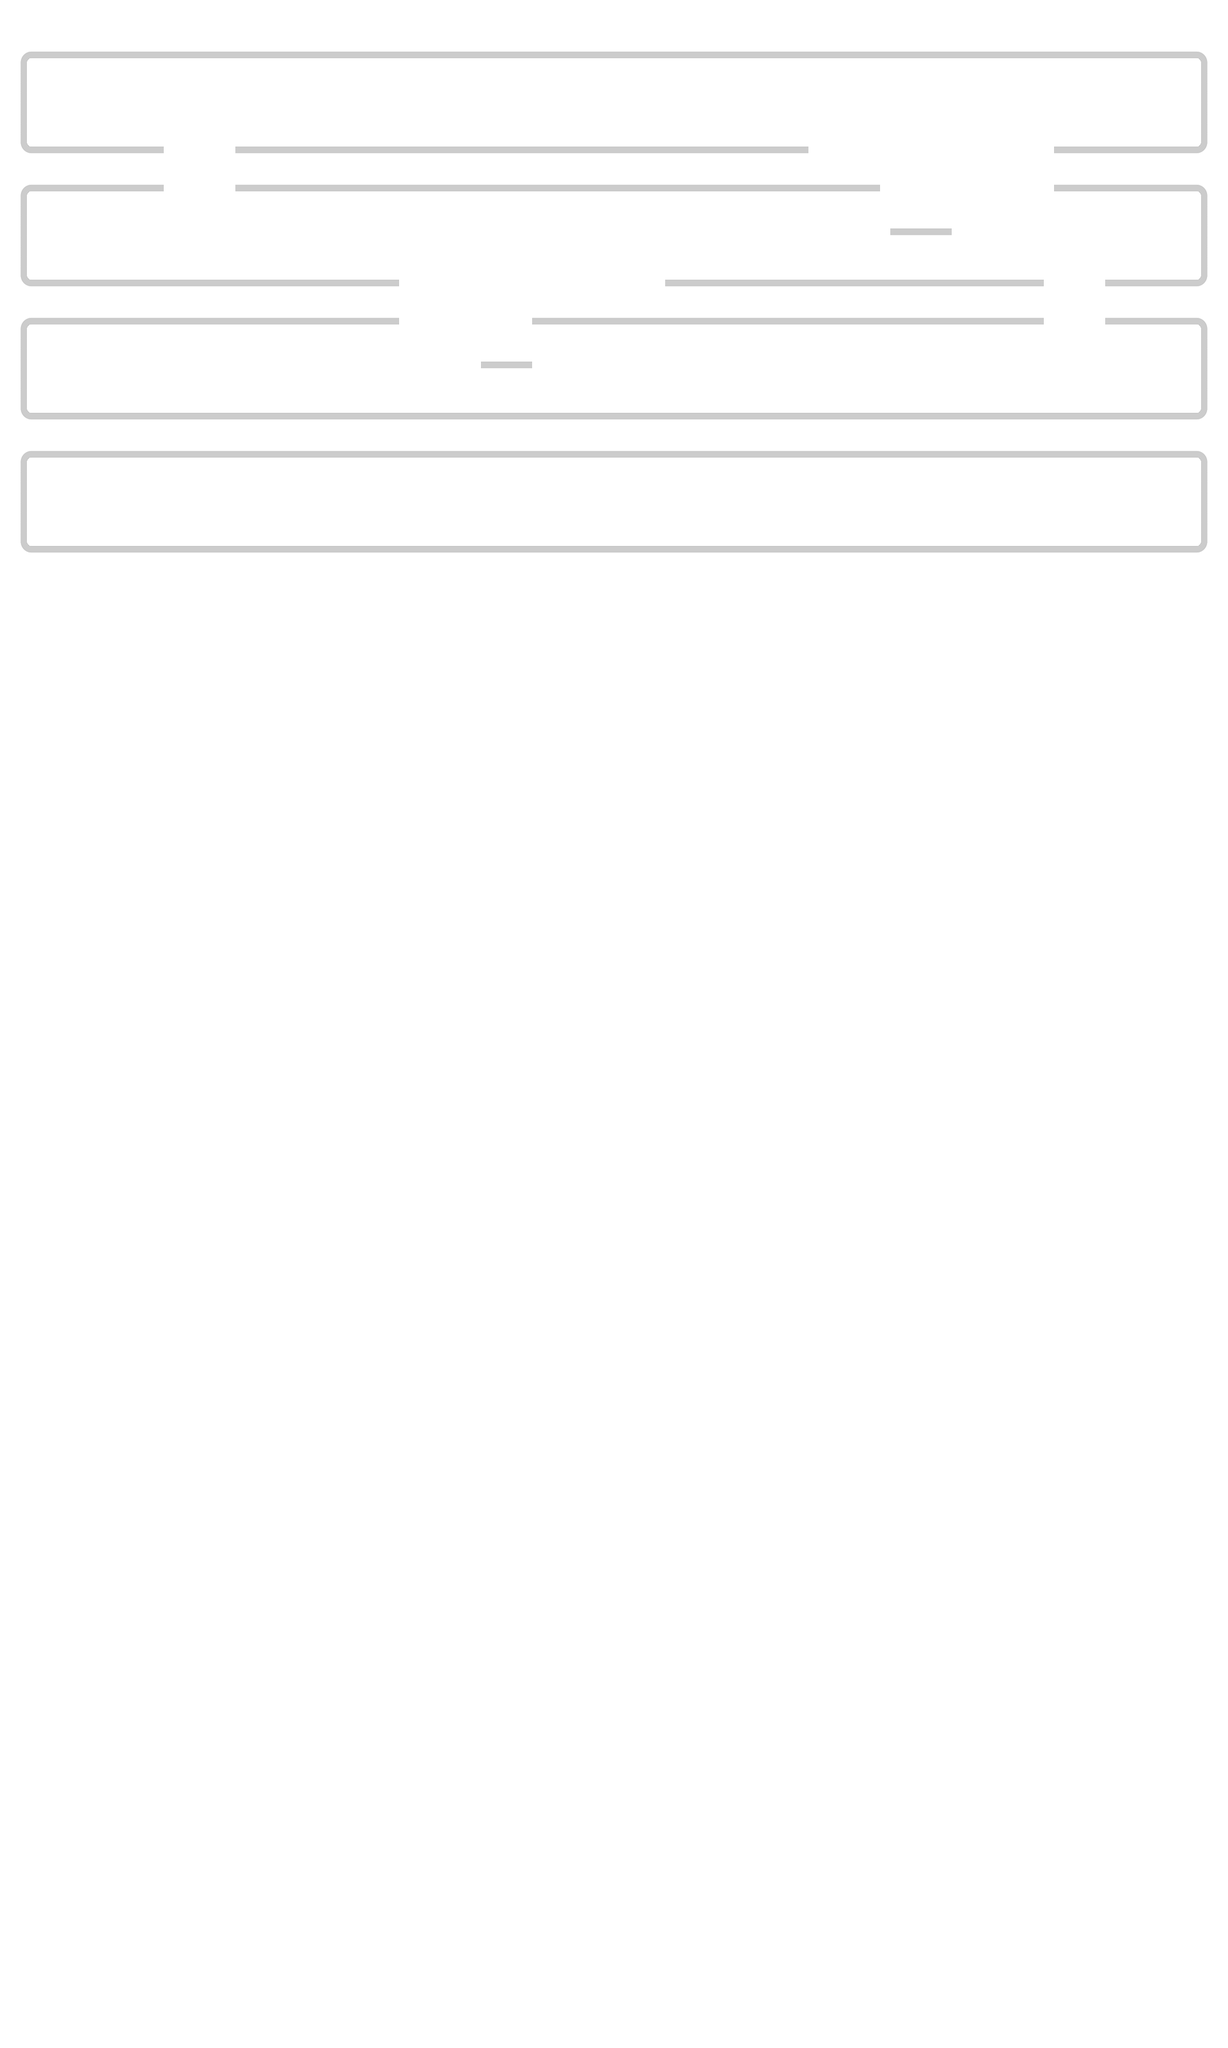

This game map was drawn from its Tiled (.tmx) file and the tilesets committed beside it. A one-line description and the trimmed map source follow:
An orthogonal 120x200 tile map with 16x16 px tiles, 1 tile layer (Tile Layer 1) and 146 objects.

<map version="1.0" orientation="orthogonal" renderorder="right-down" width="120" height="200" tilewidth="16" tileheight="16" backgroundcolor="#ffffff" nextobjectid="299">
 <tileset firstgid="1" name="tiles" tilewidth="16" tileheight="16" tilecount="68" columns="17">
  <image source="../../../phaser-5/assets/imgs/tiles.png" width="272" height="64" />
 </tileset>
 <layer name="Tile Layer 1" width="120" height="200">
  <data>[24000 cells, 897 non-empty, 8 distinct tile ids]</data>
 </layer>
 <objectgroup name="Coins">
  <object id="272" gid="10" x="464" y="144" width="16" height="16" />
  <object id="273" gid="10" x="480" y="144" width="16" height="16" />
  <object id="274" gid="10" x="656" y="144" width="16" height="16" />
  <object id="276" gid="10" x="672" y="144" width="16" height="16" />
  <object id="277" gid="10" x="864" y="176" width="16" height="16" />
  <object id="278" gid="10" x="928" y="176" width="16" height="16" />
  <object id="279" gid="10" x="800" y="544" width="16" height="16" />
  <object id="280" gid="10" x="768" y="544" width="16" height="16" />
  <object id="281" gid="10" x="912" y="464" width="16" height="16" />
  <object id="282" gid="10" x="944" y="464" width="16" height="16" />
  <object id="283" gid="10" x="1424" y="336" width="16" height="16" />
  <object id="284" gid="10" x="1440" y="336" width="16" height="16" />
  <object id="285" gid="10" x="1296" y="256" width="16" height="16" />
  <object id="286" gid="10" x="1312" y="256" width="16" height="16" />
 </objectgroup>
 <objectgroup name="Asterisks">
  <object id="98" gid="26" x="0" y="960" width="16" height="16" />
  <object id="99" gid="26" x="16" y="960" width="16" height="16" />
  <object id="100" gid="26" x="32" y="960" width="16" height="16" />
  <object id="101" gid="26" x="48" y="960" width="16" height="16" />
  <object id="102" gid="26" x="80" y="960" width="16" height="16" />
  <object id="103" gid="26" x="112" y="960" width="16" height="16" />
  <object id="104" gid="26" x="64" y="960" width="16" height="16" />
  <object id="105" gid="26" x="96" y="960" width="16" height="16" />
  <object id="106" gid="26" x="144" y="960" width="16" height="16" />
  <object id="107" gid="26" x="192" y="960" width="16" height="16" />
  <object id="108" gid="26" x="176" y="960" width="16" height="16" />
  <object id="109" gid="26" x="208" y="960" width="16" height="16" />
  <object id="110" gid="26" x="128" y="960" width="16" height="16" />
  <object id="111" gid="26" x="160" y="960" width="16" height="16" />
  <object id="112" gid="26" x="224" y="960" width="16" height="16" />
  <object id="113" gid="26" x="240" y="960" width="16" height="16" />
  <object id="130" gid="26" x="400" y="960" width="16" height="16" />
  <object id="131" gid="26" x="272" y="960" width="16" height="16" />
  <object id="132" gid="26" x="320" y="960" width="16" height="16" />
  <object id="133" gid="26" x="448" y="960" width="16" height="16" />
  <object id="134" gid="26" x="304" y="960" width="16" height="16" />
  <object id="135" gid="26" x="464" y="960" width="16" height="16" />
  <object id="136" gid="26" x="336" y="960" width="16" height="16" />
  <object id="137" gid="26" x="256" y="960" width="16" height="16" />
  <object id="138" gid="26" x="288" y="960" width="16" height="16" />
  <object id="139" gid="26" x="480" y="960" width="16" height="16" />
  <object id="140" gid="26" x="432" y="960" width="16" height="16" />
  <object id="141" gid="26" x="352" y="960" width="16" height="16" />
  <object id="142" gid="26" x="368" y="960" width="16" height="16" />
  <object id="143" gid="26" x="496" y="960" width="16" height="16" />
  <object id="144" gid="26" x="384" y="960" width="16" height="16" />
  <object id="145" gid="26" x="416" y="960" width="16" height="16" />
  <object id="146" gid="26" x="753" y="960" width="16" height="16" />
  <object id="147" gid="26" x="625" y="960" width="16" height="16" />
  <object id="148" gid="26" x="913" y="960" width="16" height="16" />
  <object id="149" gid="26" x="593" y="960" width="16" height="16" />
  <object id="150" gid="26" x="513" y="960" width="16" height="16" />
  <object id="151" gid="26" x="881" y="960" width="16" height="16" />
  <object id="152" gid="26" x="1009" y="960" width="16" height="16" />
  <object id="153" gid="26" x="657" y="960" width="16" height="16" />
  <object id="154" gid="26" x="705" y="960" width="16" height="16" />
  <object id="155" gid="26" x="609" y="960" width="16" height="16" />
  <object id="156" gid="26" x="529" y="960" width="16" height="16" />
  <object id="157" gid="26" x="865" y="960" width="16" height="16" />
  <object id="158" gid="26" x="833" y="960" width="16" height="16" />
  <object id="159" gid="26" x="817" y="960" width="16" height="16" />
  <object id="160" gid="26" x="929" y="960" width="16" height="16" />
  <object id="161" gid="26" x="561" y="960" width="16" height="16" />
  <object id="162" gid="26" x="801" y="960" width="16" height="16" />
  <object id="163" gid="26" x="769" y="960" width="16" height="16" />
  <object id="164" gid="26" x="545" y="960" width="16" height="16" />
  <object id="165" gid="26" x="849" y="960" width="16" height="16" />
  <object id="166" gid="26" x="641" y="960" width="16" height="16" />
  <object id="167" gid="26" x="977" y="960" width="16" height="16" />
  <object id="168" gid="26" x="897" y="960" width="16" height="16" />
  <object id="169" gid="26" x="673" y="960" width="16" height="16" />
  <object id="170" gid="26" x="689" y="960" width="16" height="16" />
  <object id="171" gid="26" x="961" y="960" width="16" height="16" />
  <object id="172" gid="26" x="721" y="960" width="16" height="16" />
  <object id="173" gid="26" x="737" y="960" width="16" height="16" />
  <object id="174" gid="26" x="785" y="960" width="16" height="16" />
  <object id="175" gid="26" x="577" y="960" width="16" height="16" />
  <object id="176" gid="26" x="945" y="960" width="16" height="16" />
  <object id="177" gid="26" x="993" y="960" width="16" height="16" />
  <object id="178" gid="26" x="1520" y="960" width="16" height="16" />
  <object id="180" gid="26" x="1120" y="960" width="16" height="16" />
  <object id="181" gid="26" x="1312" y="960" width="16" height="16" />
  <object id="182" gid="26" x="1713" y="960" width="16" height="16" />
  <object id="183" gid="26" x="1649" y="960" width="16" height="16" />
  <object id="184" gid="26" x="1889" y="960" width="16" height="16" />
  <object id="185" gid="26" x="1857" y="960" width="16" height="16" />
  <object id="186" gid="26" x="1264" y="960" width="16" height="16" />
  <object id="187" gid="26" x="1024" y="960" width="16" height="16" />
  <object id="188" gid="26" x="1537" y="960" width="16" height="16" />
  <object id="189" gid="26" x="1472" y="960" width="16" height="16" />
  <object id="190" gid="26" x="1184" y="960" width="16" height="16" />
  <object id="191" gid="26" x="1873" y="960" width="16" height="16" />
  <object id="192" gid="26" x="1344" y="960" width="16" height="16" />
  <object id="193" gid="26" x="1216" y="960" width="16" height="16" />
  <object id="194" gid="26" x="1809" y="960" width="16" height="16" />
  <object id="195" gid="26" x="1152" y="960" width="16" height="16" />
  <object id="196" gid="26" x="1601" y="960" width="16" height="16" />
  <object id="197" gid="26" x="1793" y="960" width="16" height="16" />
  <object id="198" gid="26" x="1729" y="960" width="16" height="16" />
  <object id="199" gid="26" x="1392" y="960" width="16" height="16" />
  <object id="200" gid="26" x="1777" y="960" width="16" height="16" />
  <object id="201" gid="26" x="1905" y="960" width="16" height="16" />
  <object id="202" gid="26" x="1456" y="960" width="16" height="16" />
  <object id="203" gid="26" x="1825" y="960" width="16" height="16" />
  </objectgroup>
</map>
<!-- 43 of 146 objects omitted -->
